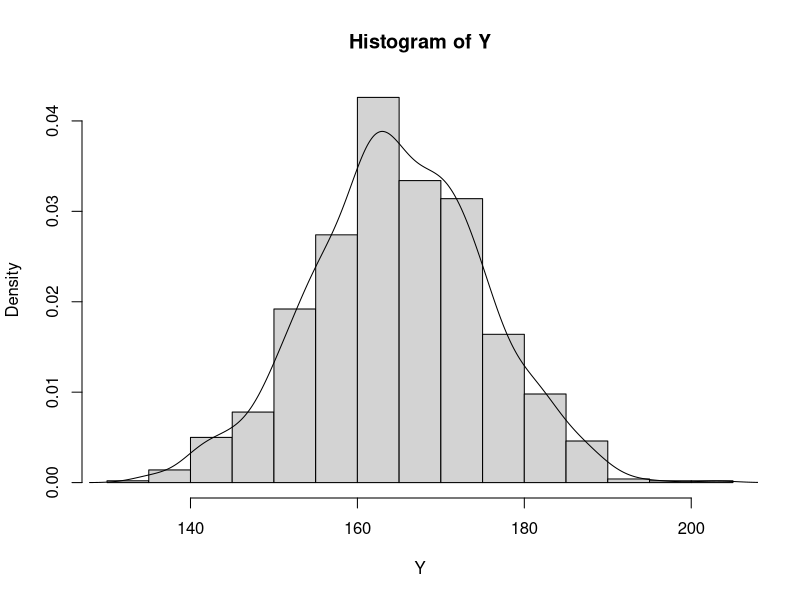

This chart was generated by the following R code:
#1. Generamos una población ficticia de tamaño N=1000
# Variable Y: talla en cm. Suponemos E(Y)=165, SD=10

set.seed(1) #para generar siempre los mismos números
Y<-rnorm(1000,165,10)
hist(Y,prob=TRUE)
lines(density(Y))

#2. muestra de tamaño n

y1<-sample(Y,size=10)

#3. Media muestral

ybar<-mean(y1)
ysd<-sd(y1)
ybarse<-ysd/10^0.5
t<-(ybar-165)/ybarse


#4. Comparamos 

#4. En R

library(stats)
t.test(y1,mu=165)
